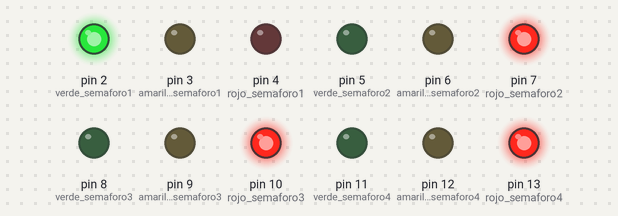
Bench run of a sketch on a simulated Arduino Uno, built with avr-gcc and run on an emulated ATmega328P. Shown: output pins drawn as LEDs (lit = HIGH).

Above: at 0.1 s.
At 7.1 s:
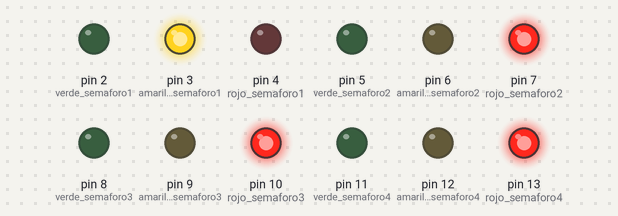
At 9.1 s:
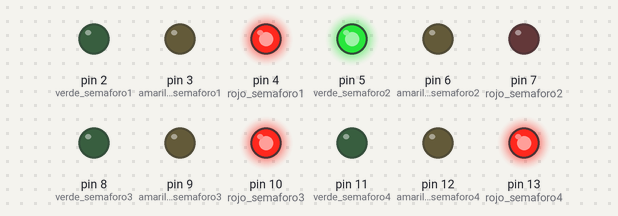
At 16.1 s:
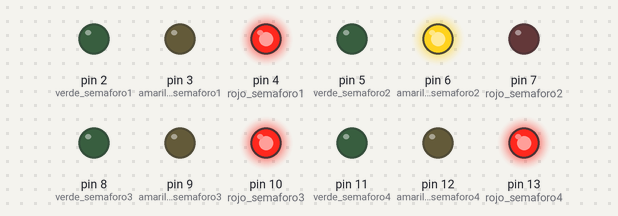
At 25.1 s:
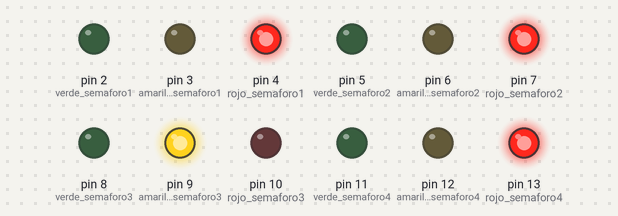
At 34.1 s:
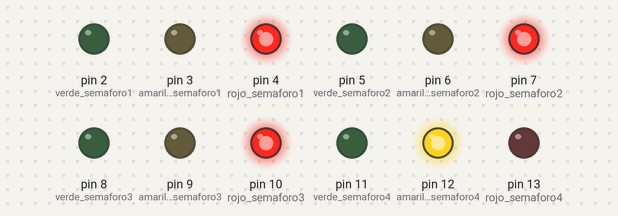
Timing chart, 0 to 37.5 s (numbered marks = the images above):
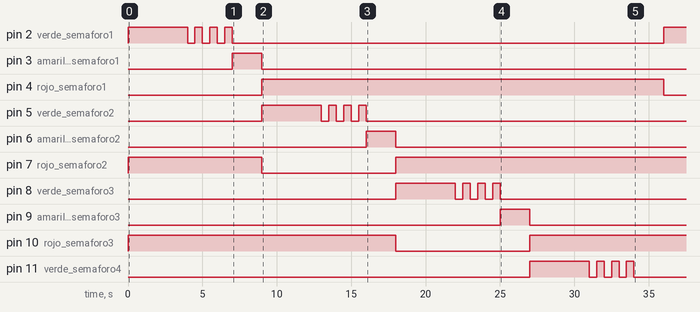

Measured:
- by itself, pin 2 (verde_semaforo1): goes HIGH 4.0 s, 3 × (LOW 0.50 s, HIGH 0.50 s), LOW 29.0 s, then HIGH
- by itself, pin 3 (amarillo_semaforo1): LOW → HIGH at 7.0 s, → LOW 2.0 s later
- by itself, pin 4 (rojo_semaforo1): LOW → HIGH at 9.0 s, → LOW 27.0 s later
- by itself, pin 5 (verde_semaforo2): LOW → HIGH at 9.0 s, → LOW 4.0 s later, → HIGH 0.50 s later, → LOW 0.50 s later, … (8 changes in this stretch)
- by itself, pin 6 (amarillo_semaforo2): LOW → HIGH at 16.0 s, → LOW 2.0 s later
- by itself, pin 7 (rojo_semaforo2): HIGH → LOW at 9.0 s, → HIGH 9.0 s later
- by itself, pin 8 (verde_semaforo3): LOW → HIGH at 18.0 s, → LOW 4.0 s later, → HIGH 0.50 s later, → LOW 0.50 s later, … (8 changes in this stretch)
- by itself, pin 9 (amarillo_semaforo3): LOW → HIGH at 25.0 s, → LOW 2.0 s later

The sketch:

semaforos.ino
```cpp
// Constantes
const int RETARDO_VERDE = 4000;
const int RETARDO_PARPADEO_VERDE = 500;
const int RETARDO_AMARILLO = 2000;

// Conexiones
int verde_semaforo1 = 2;
int amarillo_semaforo1 = 3;
int rojo_semaforo1 = 4;
int verde_semaforo2 = 5;
int amarillo_semaforo2 = 6;
int rojo_semaforo2 = 7;
int verde_semaforo3 = 8;
int amarillo_semaforo3 = 9;
int rojo_semaforo3 = 10;
int verde_semaforo4 = 11;
int amarillo_semaforo4 = 12;
int rojo_semaforo4 = 13;

void setup() {
  // Inicialización
  digitalWrite(verde_semaforo1,LOW);
  digitalWrite(rojo_semaforo1,HIGH);
  digitalWrite(amarillo_semaforo1,LOW);
  digitalWrite(verde_semaforo2,LOW);
  digitalWrite(rojo_semaforo2,HIGH);
  digitalWrite(amarillo_semaforo2,LOW);
  digitalWrite(verde_semaforo3,LOW);
  digitalWrite(rojo_semaforo3,HIGH);
  digitalWrite(amarillo_semaforo3,LOW);
  digitalWrite(verde_semaforo4,LOW);
  digitalWrite(rojo_semaforo4,HIGH);
  digitalWrite(amarillo_semaforo4,LOW);

  pinMode(verde_semaforo1,OUTPUT);
  pinMode(amarillo_semaforo1,OUTPUT);
  pinMode(rojo_semaforo1,OUTPUT);
  pinMode(verde_semaforo2,OUTPUT);
  pinMode(amarillo_semaforo2,OUTPUT);
  pinMode(rojo_semaforo2,OUTPUT);
  pinMode(verde_semaforo3,OUTPUT);
  pinMode(amarillo_semaforo3,OUTPUT);
  pinMode(rojo_semaforo3,OUTPUT);
  pinMode(verde_semaforo4,OUTPUT);
  pinMode(amarillo_semaforo4,OUTPUT);
  pinMode(rojo_semaforo4,OUTPUT);
}

void loop() {
  // Secuencia para semaforo 1
  digitalWrite(verde_semaforo1,HIGH);
  digitalWrite(amarillo_semaforo1,LOW);
  digitalWrite(rojo_semaforo1,LOW);
  delay(RETARDO_VERDE);
  digitalWrite(verde_semaforo1,LOW);
  delay(RETARDO_PARPADEO_VERDE);
  digitalWrite(verde_semaforo1,HIGH);
  delay(RETARDO_PARPADEO_VERDE);
  digitalWrite(verde_semaforo1,LOW);
  delay(RETARDO_PARPADEO_VERDE);
  digitalWrite(verde_semaforo1,HIGH);
  delay(RETARDO_PARPADEO_VERDE);
  digitalWrite(verde_semaforo1,LOW);
  delay(RETARDO_PARPADEO_VERDE);
  digitalWrite(verde_semaforo1,HIGH);
  delay(RETARDO_PARPADEO_VERDE);
  digitalWrite(verde_semaforo1,LOW);
  digitalWrite(amarillo_semaforo1,HIGH);
  delay(RETARDO_AMARILLO);
  digitalWrite(amarillo_semaforo1,LOW);
  digitalWrite(rojo_semaforo1,HIGH);

  // Secuencia semaforo 2
  digitalWrite(verde_semaforo2,HIGH);
  digitalWrite(amarillo_semaforo2,LOW);
  digitalWrite(rojo_semaforo2,LOW);
  delay(RETARDO_VERDE);
  digitalWrite(verde_semaforo2,LOW);
  delay(RETARDO_PARPADEO_VERDE);
  digitalWrite(verde_semaforo2,HIGH);
  delay(RETARDO_PARPADEO_VERDE);
  digitalWrite(verde_semaforo2,LOW);
  delay(RETARDO_PARPADEO_VERDE);
  digitalWrite(verde_semaforo2,HIGH);
  delay(RETARDO_PARPADEO_VERDE);
  digitalWrite(verde_semaforo2,LOW);
  delay(RETARDO_PARPADEO_VERDE);
  digitalWrite(verde_semaforo2,HIGH);
  delay(RETARDO_PARPADEO_VERDE);
  digitalWrite(verde_semaforo2,LOW);
  digitalWrite(amarillo_semaforo2,HIGH);
  delay(RETARDO_AMARILLO);
  digitalWrite(amarillo_semaforo2,LOW);
  digitalWrite(rojo_semaforo2,HIGH);


  // Secuencia semaforo 3
  digitalWrite(verde_semaforo3,HIGH);
  digitalWrite(amarillo_semaforo3,LOW);
  digitalWrite(rojo_semaforo3,LOW);
  delay(RETARDO_VERDE);
  digitalWrite(verde_semaforo3,LOW);
  delay(RETARDO_PARPADEO_VERDE);
  digitalWrite(verde_semaforo3,HIGH);
  delay(RETARDO_PARPADEO_VERDE);
  digitalWrite(verde_semaforo3,LOW);
  delay(RETARDO_PARPADEO_VERDE);
  digitalWrite(verde_semaforo3,HIGH);
  delay(RETARDO_PARPADEO_VERDE);
  digitalWrite(verde_semaforo3,LOW);
  delay(RETARDO_PARPADEO_VERDE);
  digitalWrite(verde_semaforo3,HIGH);
  delay(RETARDO_PARPADEO_VERDE);
  digitalWrite(verde_semaforo3,LOW);
  digitalWrite(amarillo_semaforo3,HIGH);
  delay(RETARDO_AMARILLO);
  digitalWrite(amarillo_semaforo3,LOW);
  digitalWrite(rojo_semaforo3,HIGH);


  // Secuencia semaforo 4
  digitalWrite(verde_semaforo4,HIGH);
  digitalWrite(amarillo_semaforo4,LOW);
  digitalWrite(rojo_semaforo4,LOW);
  delay(RETARDO_VERDE);
  digitalWrite(verde_semaforo4,LOW);
  delay(RETARDO_PARPADEO_VERDE);
  digitalWrite(verde_semaforo4,HIGH);
  delay(RETARDO_PARPADEO_VERDE);
  digitalWrite(verde_semaforo4,LOW);
  delay(RETARDO_PARPADEO_VERDE);
  digitalWrite(verde_semaforo4,HIGH);
  delay(RETARDO_PARPADEO_VERDE);
  digitalWrite(verde_semaforo4,LOW);
  delay(RETARDO_PARPADEO_VERDE);
  digitalWrite(verde_semaforo4,HIGH);
  delay(RETARDO_PARPADEO_VERDE);
  digitalWrite(verde_semaforo4,LOW);
  digitalWrite(amarillo_semaforo4,HIGH);
  delay(RETARDO_AMARILLO);
  digitalWrite(amarillo_semaforo4,LOW);
  digitalWrite(rojo_semaforo4,HIGH);
}
```
